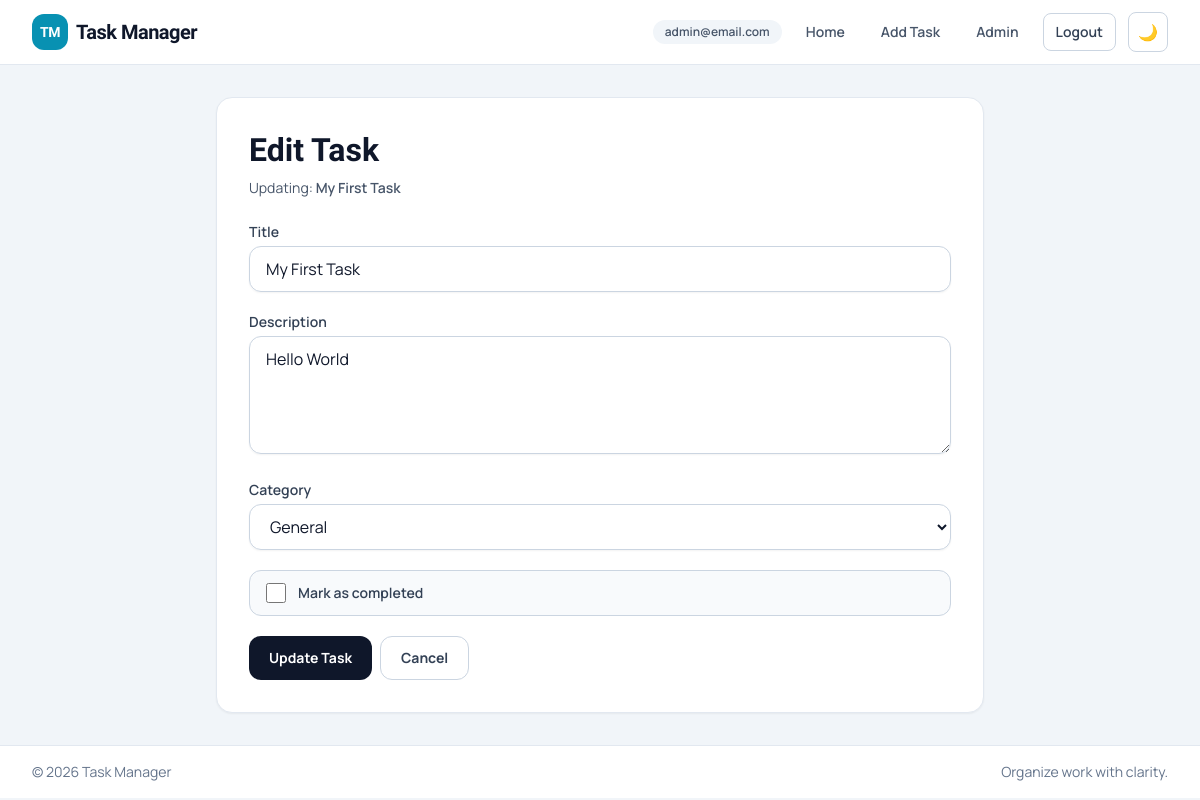
The page /tasks/edit/2/ (signed in) on the database as committed earlier.
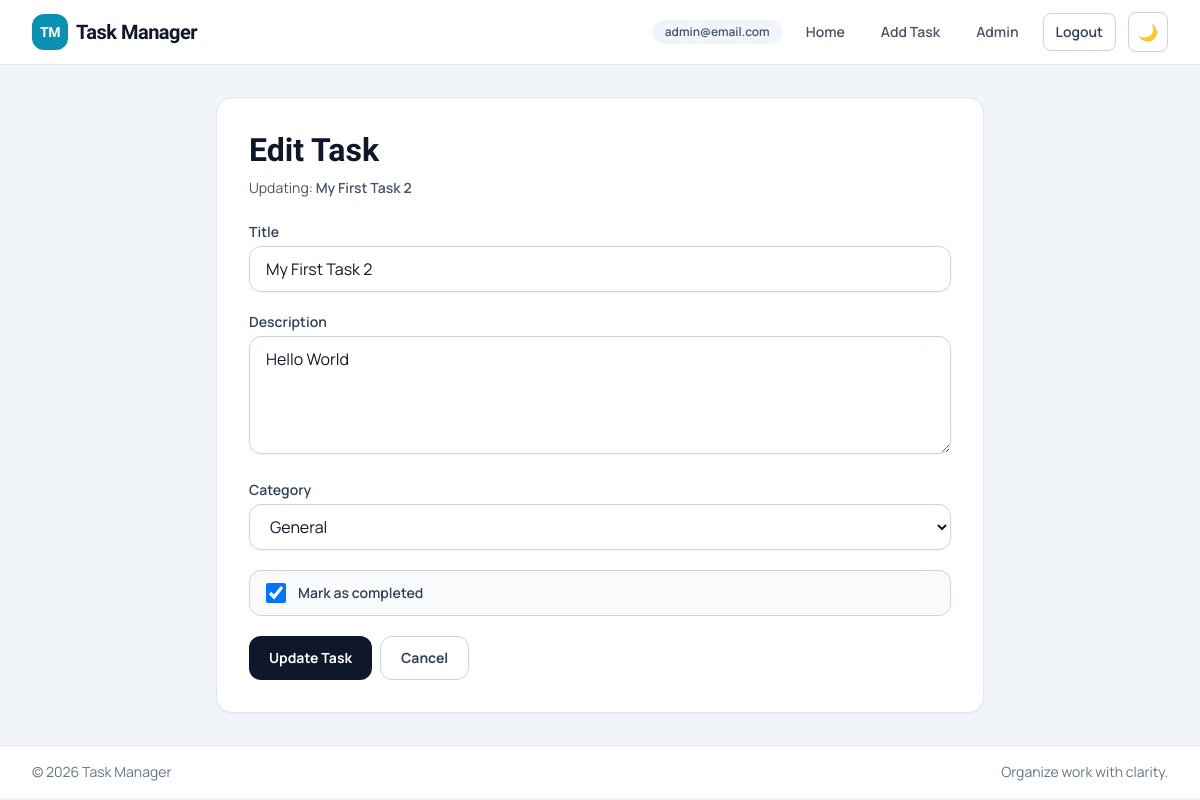
The same page on the database as committed later.
### task/models.py (models this page shows, shortened)
class Task(models.Model):
    class Category(models.TextChoices):
        GENERAL = 'general', 'General'
        WORK = 'work', 'Work'
        PERSONAL = 'personal', 'Personal'
        STUDY = 'study', 'Study'
        HEALTH = 'health', 'Health'
    user = models.ForeignKey(AUTH_USER_MODEL, on_delete=models.CASCADE, related_name='tasks')
    title = models.CharField(max_length=200)
    description = models.TextField()
    category = models.CharField(max_length=20, choices=Category.choices, default=Category.GENERAL)
    completed = models.BooleanField(default=False)
    created_at = models.DateTimeField(auto_now_add=True)
    class Meta:
        indexes = [
            models.Index(fields=['user', 'completed', 'category']),
            models.Index(fields=['user', '-created_at']),
        ]

### task/views.py (the view, shortened to what this page needs)
# urls.py: path('tasks/edit/<int:task_id>/', views.edit_task, name='edit_task'),
@login_required
def edit_task(request, task_id):
    task = get_object_or_404(models.Task, id=task_id, user=request.user)
    form = TaskForm(instance=task)
    return render(request, 'task/edit_task.html', {'form': form, 'task': task})

### task/templates/task/edit_task.html (shortened to what this page needs)
{% extends  'task/base.html' %}
{% block content %}
    <section class="mx-auto max-w-3xl rounded-2xl border border-slate-200 bg-white p-5 shadow-sm dark:border-slate-800 dark:bg-slate-900 sm:p-8">
        <h2 class="font-display text-3xl font-bold leading-tight text-slate-900 dark:text-white sm:text-[2rem]">Edit Task</h2>
        <p class="mt-2 text-sm text-slate-600 dark:text-slate-300">Updating: <span class="font-semibold">{{ task.title }}</span></p>
        <form method="post" action="{% url 'edit_task' task.id %}" class="mt-6 space-y-5">
            {% for field in form %}
                {% if field.name == 'completed' %}
                    <label for="{{ field.id_for_label }}" class="flex items-center gap-3 rounded-xl border border-slate-300 bg-slate-50 px-4 py-3 text-sm font-semibold text-slate-700 dark:border-slate-700 dark:bg-slate-800/70 dark:text-slate-200">
                        {{ field }}
                        Mark as completed
                    </label>
                {% else %}
                    <div>
                        <label for="{{ field.id_for_label }}" class="mb-1 block text-sm font-semibold text-slate-700 dark:text-slate-200">{{ field.label }}</label>
                        {{ field }}
                    </div>
                {% endif %}
            {% endfor %}
            <div class="flex flex-col gap-2 sm:flex-row">
                <button type="submit" class="inline-flex h-11 items-center justify-center rounded-xl bg-slate-900 px-5 text-sm font-bold text-white transition hover:bg-slate-800 dark:bg-white dark:text-slate-900 dark:hover:bg-slate-200">Update Task</button>
                <a href="{% url 'task_list' %}" class="inline-flex h-11 items-center justify-center rounded-xl border border-slate-300 px-5 text-sm font-bold text-slate-700 transition hover:bg-slate-100 dark:border-slate-700 dark:text-slate-200 dark:hover:bg-slate-800">Cancel</a>
            </div>
        </form>
    </section>
{% endblock %}

Rows that differ between the two databases and show on the page:
changed Task "Hello World": title "My First Task" → "My First Task 2"; completed "☐" → "☑"
